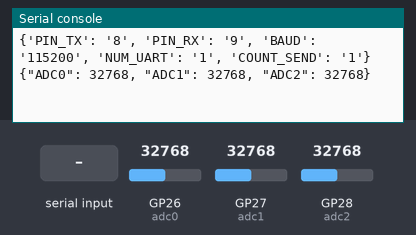
This program was run on a simulated Raspberry Pi Pico running MicroPython. Shown: the last lines printed to the serial console. Inputs (shaded band) come from the test bench; at power-on: GP26 (adc0) = 32768, GP27 (adc1) = 32768, GP28 (adc2) = 32768 (analog values on the 0–65535 scale).

Above: at 1.2 s.
1.3 s: "5\n" received over the second serial link
At 1.91 s:
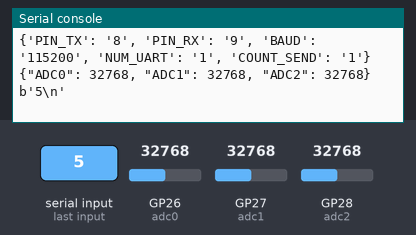
3.2 s: GP26 (adc0) set to 45874
At 4.5 s:
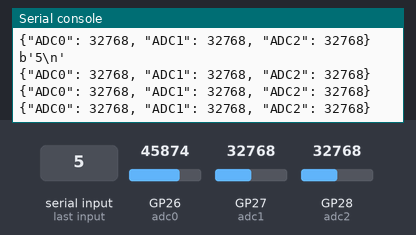
4.7 s: GP27 (adc1) set to 45874
At 5.8 s:
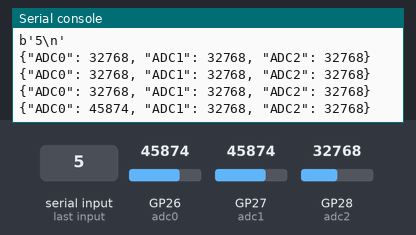
6.2 s: GP28 (adc2) set to 45874
At 7.5 s:
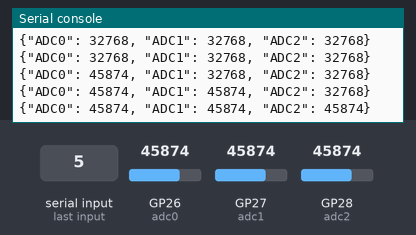
7.7 s: "90\n" received over the second serial link
At 8.95 s:
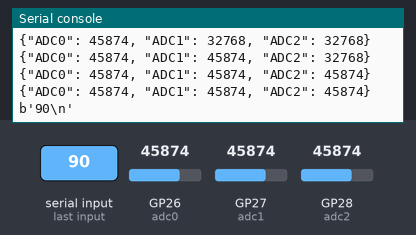
9.2 s: GP26 (adc0) set to 57670
At 9.2 s:
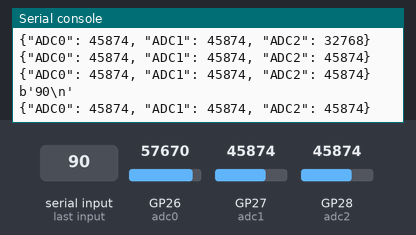
Timing chart, 0 to 11.7 s (numbered marks = the images above; inputs shaded):
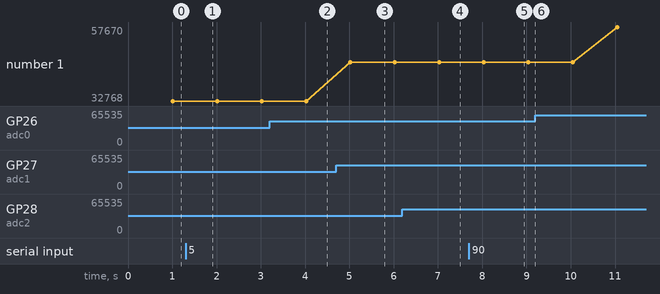

Measured:
- after the input at 1.3 s, the serial console: prints a new line after 0.41 s (image 1)
- after the input at 6.2 s, the serial console: prints a new line after 0.83 s (image 4)
- after the input at 7.7 s, the serial console: prints a new line after 1.0 s (image 5)
- plotted number 1: 45874 → 57670 after the input at 9.2 s

The program:

main.py
```python
# 引入所需模組
import json
import utime
from machine import UART,ADC,Pin
from lib.format import readFileAndFormat

# 參數檔資料夾路徑
configPath ='/config/config.txt'

# 載入參數檔
config = readFileAndFormat(configPath)

print(config)

# 定義參數
NUM_UART=int(config["NUM_UART"])
BAUD=int(config["BAUD"])
PIN_TX=int(config["PIN_TX"])
PIN_RX=int(config["PIN_RX"])
COUNT_SEND=int(config["COUNT_SEND"])

# UART格式: UART(uartNum, baud, parity, stop, bits, rxPin, txPin)
# 定義UART腳位,如果設定uartNum為1，根據線路圖能使用GPIO 4,5,8,9
uart = UART(NUM_UART, BAUD, parity=None, stop=1, bits=8, rx=Pin(PIN_RX), tx=Pin(PIN_TX))

# 定義ADC腳位
adc0 = ADC(26)
adc1 = ADC(27)
adc2 = ADC(28)

counter=0

# 處理命令輸入
def handleCommand(command):
    if(not command):
        return
    print(command)

# 處理資料輸出
def handleWriteData(data,countToSend,counter):
    if(counter <= countToSend):

        # 將dict格式轉換為JSON格式
        jsonData = json.dumps(data)

        # 輸出 uart 資料
        uart.write(str(jsonData))

        print(jsonData)
        return True
    else:
        return False


while True:
    read = 0
    data = {}
    command= ""
    isWrite=False

    # 讀取 16bits, 0~65535, 0~3.3v
    read = adc0.read_u16()
    data["ADC0"] = read
    utime.sleep_ms(200)

    read = adc1.read_u16()
    data["ADC1"] = read
    utime.sleep_ms(200)

    read = adc2.read_u16()
    data["ADC2"] = read
    utime.sleep_ms(200)

    # 讀取uart資料
    command=uart.readline()
    utime.sleep_ms(100)

    # 處理命令輸入
    handleCommand(command)

    utime.sleep_ms(300)
    counter+=1
    # 處理資料輸出
    isWrite = handleWriteData(data,COUNT_SEND,counter)
    if(isWrite):
        counter = 0
```

format.py
```python
# 定義格式化參數函式，將傳入的參數字串格式化為字典格式回傳
def formatConfig(config):
    tempConfig = config.split( )
    config = {}
    for v in tempConfig:
        temp = v.split('=')
        config[temp[0]] = temp[1]
    return config

# 讀取參數檔內容，並呼叫格式化函式後回傳結果
def readFileAndFormat(path):
    try:
        f = open(path,'r')
        config = f.read()
        f.close()
        config = formatConfig(config)
    except IndexError as error:
        print('target file format failed: '+ path + '\n')
        print('error message: ')
        print(error)
        print('\n')
        return {}
    return config
```
